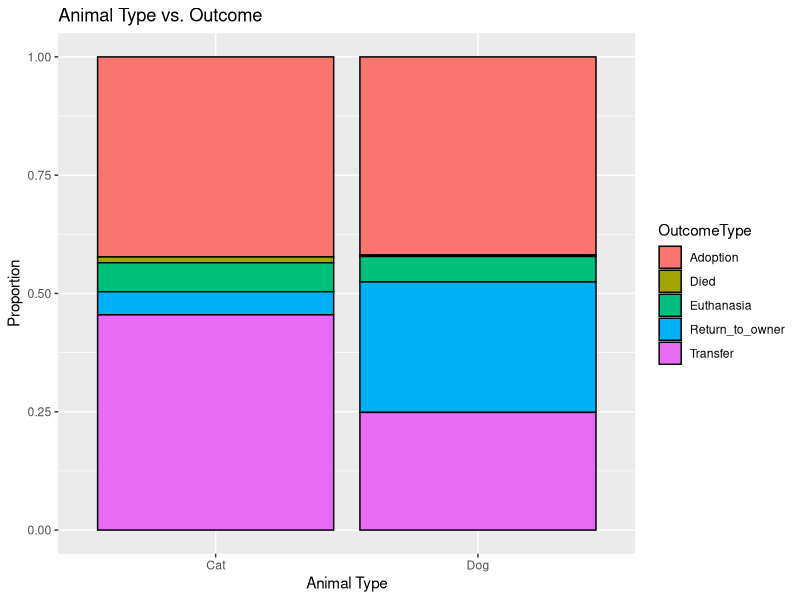
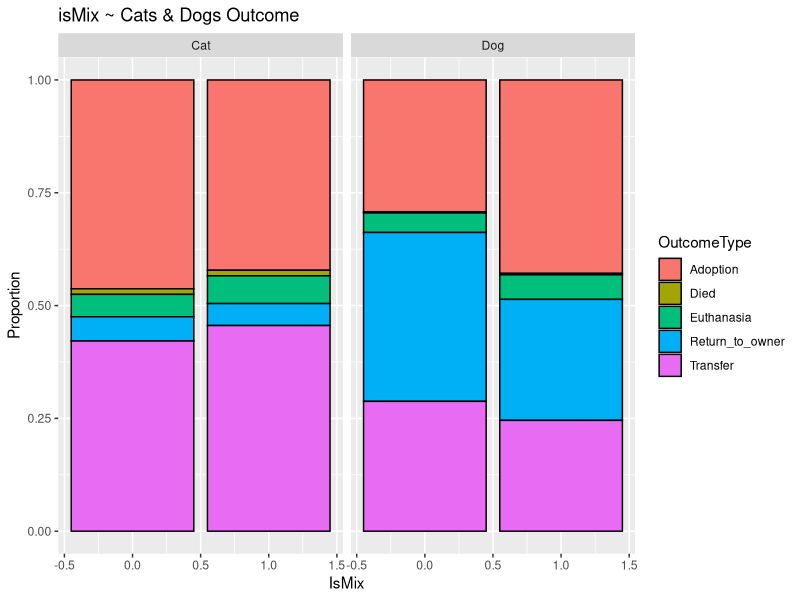
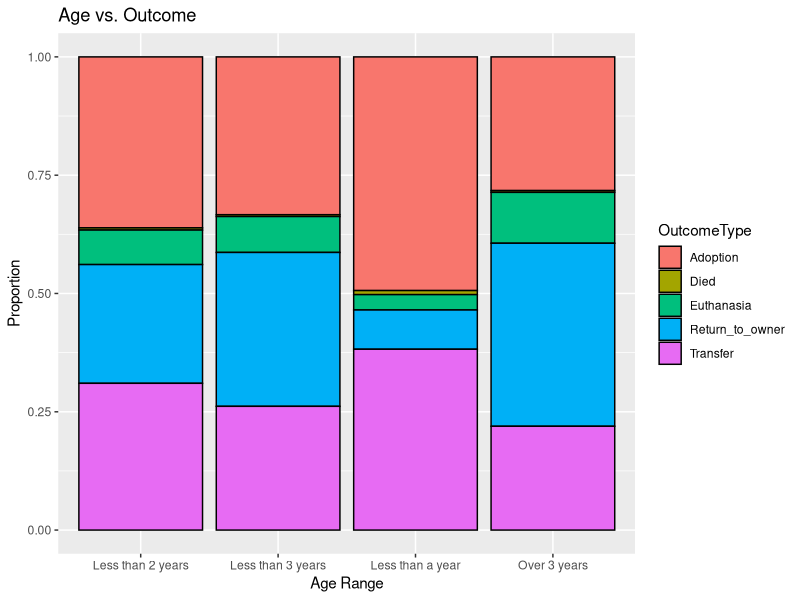
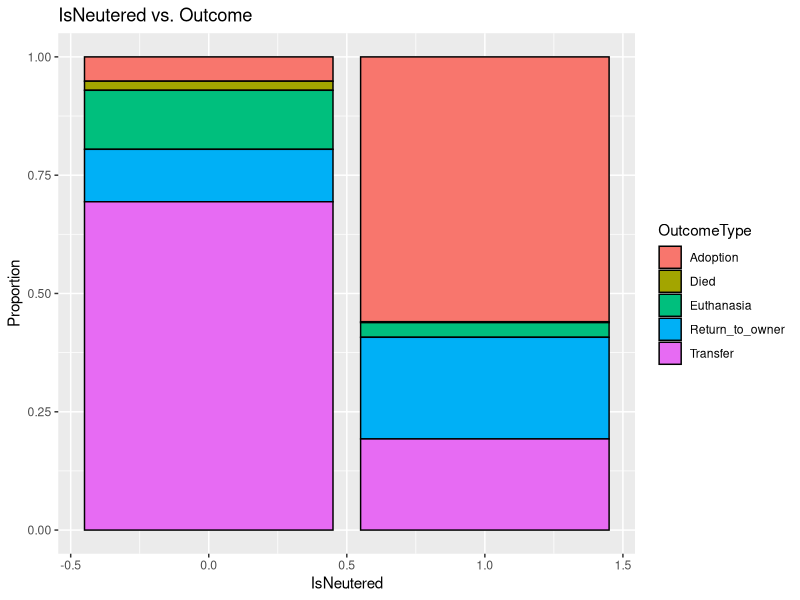

The R source for these figures, in order:
##################################################################################################################
####  Purpose: Final Project - Classification - EDA
####  Group: Ravi P., Derek P., Aneesh K., Ninad K.
####  Date: 11/28/2018
####  Comment:
####    setwd("~/Stevens/Fall2018/CS513_Knowledge_Discovery/Final Project/Classification")
####
##################################################################################################################
rm(list = ls())

df_train <- read.csv("./data/train_new.csv")
df_test <- read.csv("./data/test_new.csv")

# install.packages("ggplot2")
# install.packages("ggthemes")

library(dplyr)
library(ggplot2)
library(ggthemes) # visualization

#Combine datasets
df <- rbind(df_train,df_test)

summary(df[,c(-1,-2)])

#Check Animal Type vs Outcome
ggplot(df, aes(x = AnimalType, fill = OutcomeType)) + 
  geom_bar(position = 'fill', colour='black') +
  labs(y = "Proportion", x = "Animal Type", title = "Animal Type vs. Outcome")

#Check isMix vs Outcome for Cats and Dogs
ggplot(df, aes(x = IsMix, fill = OutcomeType)) + 
  geom_bar(position = 'fill', colour='black') +
  facet_wrap(~AnimalType)+
  labs(y = "Proportion", x = "IsMix", title = "isMix ~ Cats & Dogs Outcome")

#Check Age vs Outcome
ggplot(df, aes(x = AgeinDays, fill = OutcomeType)) + 
  geom_bar(position = 'fill', colour='black') +
  labs(y = "Proportion", x = "Age Range", title = "Age vs. Outcome")

#Check isNeutered vs Outcome
ggplot(df, aes(x = IsNeutered, fill = OutcomeType)) + 
  geom_bar(position = 'fill', colour='black') +
  labs(y = "Proportion", x = "IsNeutered", title = "IsNeutered vs. Outcome")